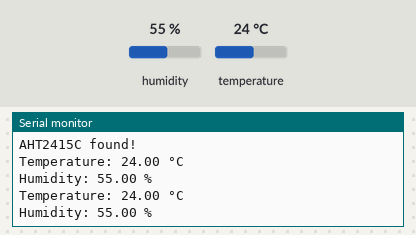
Simulated run of this sketch. Board: Arduino Uno, built with avr-gcc and run on an emulated ATmega328P. On the bench: the last lines printed to the serial monitor. The test bench sets the inputs (shaded band); at power-on: humidity 55 %, temperature 24 °C.

Above: at 2.9 s.
3.0 s: humidity set to 22 %
At 5.2 s:
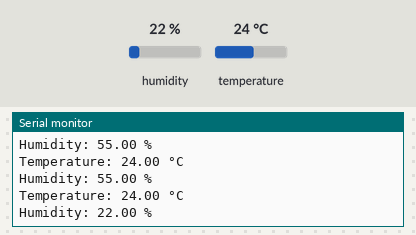
5.8 s: temperature set to 12 °C
At 7.4 s:
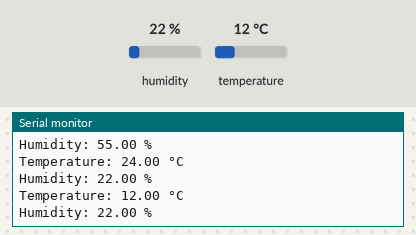
8.6 s: humidity set to 40 %
At 11.6 s:
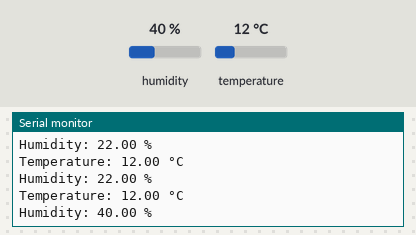
Timing chart, 0 to 13.1 s (numbered marks = the images above; inputs shaded):
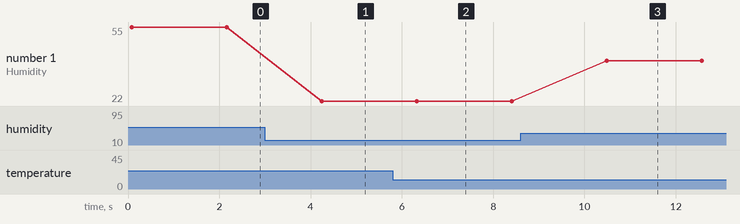

Measured:
- after the input at 3.0 s, the serial monitor: prints a new line after 1.2 s (image 1)
- after the input at 5.8 s, the serial monitor: prints a new line after 0.53 s (image 2)
- after the input at 8.6 s, the serial monitor: prints a new line after 1.9 s (image 3)
- plotted number 1: 55 → 22 after the input at 3.0 s, 22 → 40 after the input at 8.6 s

The sketch:

Temperature_sensor.ino
```cpp
#include <Wire.h>
#include <Adafruit_AHTX0.h>

Adafruit_AHTX0 aht;

void setup() {
  Serial.begin(115200);
  while (!Serial) delay(10);

  Serial.println("AHT2415C Sensor Test");

  if (!aht.begin(&Wire)) {
    Serial.println("Could not find AHT sensor, check wiring!");
    while (1) delay(10);
  }
  Serial.println("AHT2415C found!");
}

void loop() {
  sensors_event_t humidity, temp;
  aht.getEvent(&humidity, &temp); // get humidity & temperature

  Serial.print("Temperature: ");
  Serial.print(temp.temperature);
  Serial.println(" °C");

  Serial.print("Humidity: ");
  Serial.print(humidity.relative_humidity);
  Serial.println(" %");

  delay(2000);
}
```
